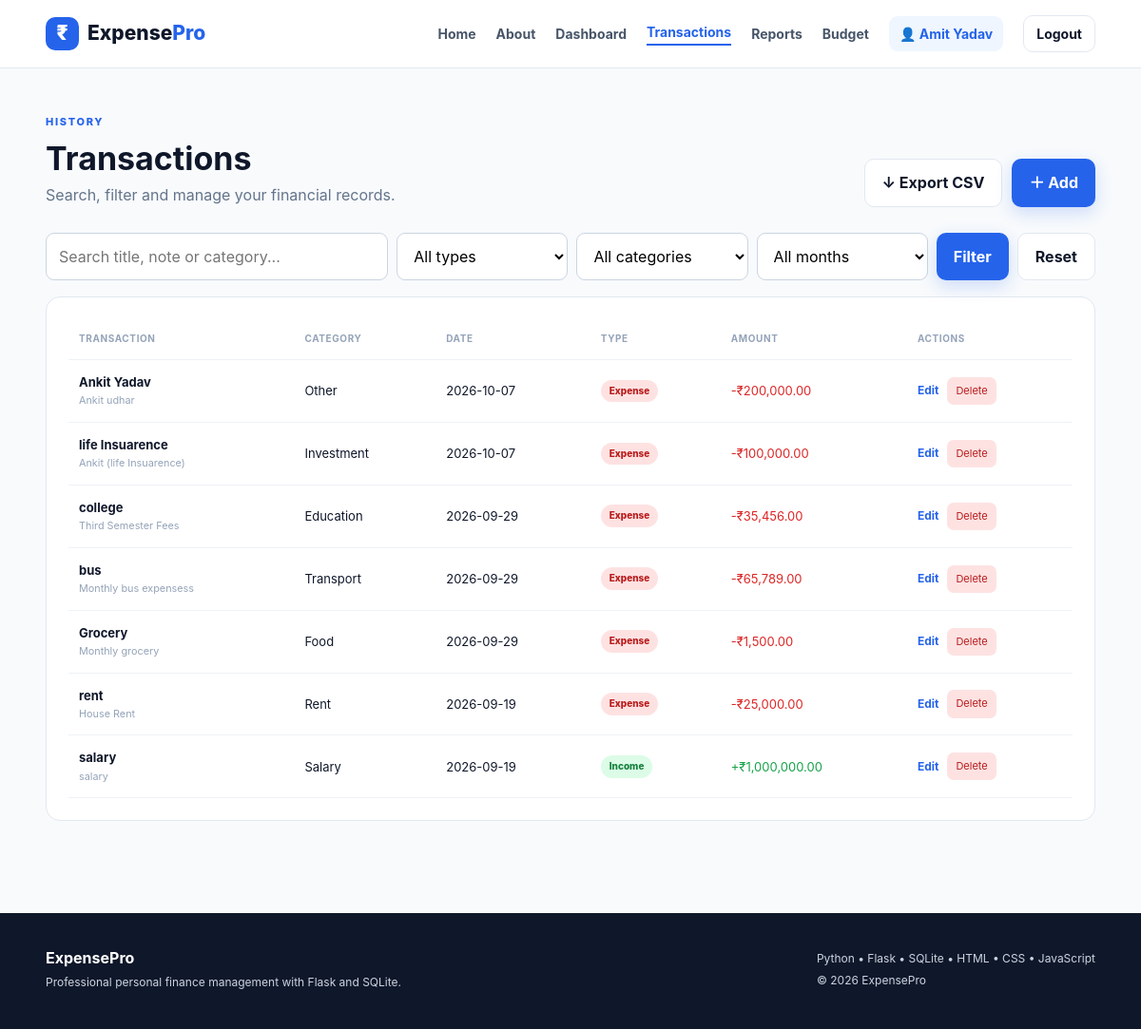
The page /transactions (signed in) on the database its author committed.
### tables this page shows
CREATE TABLE users (
            id INTEGER PRIMARY KEY AUTOINCREMENT,
            name TEXT NOT NULL,
            email TEXT UNIQUE NOT NULL,
            password TEXT NOT NULL
        , created_at TEXT);

CREATE TABLE transactions (
            id INTEGER PRIMARY KEY AUTOINCREMENT,
            user_id INTEGER NOT NULL,
            title TEXT NOT NULL,
            category TEXT NOT NULL,
            amount REAL NOT NULL CHECK(amount > 0),
            type TEXT NOT NULL CHECK(type IN ('income','expense')),
            transaction_date TEXT NOT NULL,
            note TEXT DEFAULT '',
            created_at TEXT NOT NULL DEFAULT CURRENT_TIMESTAMP,
            FOREIGN KEY(user_id) REFERENCES users(id) ON DELETE CASCADE
        );

### app.py (the view)
@app.route("/transactions")
@login_required
def transactions():
    uid = session["user_id"]
    search = request.args.get("search", "").strip()
    selected_type = request.args.get("type", "all").strip().lower()
    selected_category = request.args.get("category", "all").strip()
    selected_month = request.args.get("month", "").strip()
    query = "SELECT * FROM transactions WHERE user_id=?"
    params = [uid]
    if search:
        query += " AND (title LIKE ? OR note LIKE ? OR category LIKE ?)"
        like = f"%{search}%"
        params.extend([like, like, like])
    if selected_type in ("income", "expense"):
        query += " AND type=?"
        params.append(selected_type)
    if selected_category in CATEGORIES:
        query += " AND category=?"
        params.append(selected_category)
    if re.match(r"^\d{4}-\d{2}$", selected_month):
        query += " AND substr(transaction_date,1,7)=?"
        params.append(selected_month)
    query += " ORDER BY transaction_date DESC, id DESC"
    conn = get_db()
    rows = conn.execute(query, params).fetchall()
    months_rows = conn.execute("""
        SELECT DISTINCT substr(transaction_date,1,7) AS month
        FROM transactions
        WHERE user_id=? AND transaction_date IS NOT NULL AND transaction_date != ''
        ORDER BY month DESC
    """, (uid,)).fetchall()
    months = [{"month": r["month"]} for r in months_rows if r["month"]]
    transactions_list = [dict(r) for r in rows]
    return render_template(
        "transactions.html",
        transactions=transactions_list,
        search=search,
        selected_type=selected_type,
        selected_category=selected_category,
        selected_month=selected_month,
        months=months
    )

### app.py (called while the page is built)
def get_db():
    if "db" not in g:
        g.db = sqlite3.connect(app.config["DATABASE"])
        g.db.row_factory = sqlite3.Row
        g.db.execute("PRAGMA foreign_keys = ON")
    return g.db

def login_required(view):
    @wraps(view)
    def wrapped(*args, **kwargs):
        if "user_id" not in session:
            flash("Please login first.", "error")
            return redirect(url_for("login"))
        return view(*args, **kwargs)
    return wrapped

def get_user(user_id=None):
    user_id = user_id or session.get("user_id")
    if not user_id:
        return None
    conn = get_db()
    user = conn.execute(
        "SELECT id, name, email, created_at FROM users WHERE id=?",
        (user_id,)
    ).fetchone()
    return dict(user) if user else None

@app.context_processor
def inject_globals():
    return {
        "current_user": get_user(),
        "categories": CATEGORIES,
        "today": str(date.today())
    }

### templates/transactions.html (shortened to what this page needs)
{% extends "base.html" %}
{% block content %}
<div class="container page"><div class="page-head"><div><div class="eyebrow">HISTORY</div><h1>Transactions</h1><p>Search, filter and manage your financial records.</p></div><div class="head-actions"><a class="btn btn-light" href="{{ url_for('export_csv') }}">↓ Export CSV</a><a class="btn" href="{{ url_for('add_transaction') }}">＋ Add</a></div></div>
<form class="filters" method="GET"><input name="search" value="{{ search }}" placeholder="Search title, note or category..."><select name="type"><option value="all" {{ 'selected' if selected_type=='all' }}>All types</option></select><select name="category"><option value="all">All categories</option></select><select name="month"><option value="">All months</option></select><button class="btn" type="submit">Filter</button><a class="btn btn-light" href="{{ url_for('transactions') }}">Reset</a></form>
<div class="panel">{% if transactions %}<div class="table-wrap"><table><thead><tr><th>Transaction</th><th>Category</th><th>Date</th><th>Type</th><th>Amount</th><th>Actions</th></tr></thead><tbody>
{% for t in transactions %}<tr><td><b>{{ t.title }}</b><small>{{ t.note or 'No note' }}</small></td><td>{{ t.category }}</td><td>{{ t.transaction_date }}</td><td><span class="pill {{ t.type }}">{{ t.type|capitalize }}</span></td><td class="{{ 'green' if t.type=='income' else 'red' }}">{{ '+' if t.type=='income' else '-' }}₹{{ "{:,.2f}".format(t.amount) }}</td><td><div class="actions"><a class="table-link" href="{{ url_for('edit_transaction', transaction_id=t.id) }}">Edit</a><form method="POST" action="{{ url_for('delete_transaction', transaction_id=t.id) }}" onsubmit="return confirm('Delete this transaction?')"><button class="delete-btn" type="submit">Delete</button></form></div></td></tr>{% endfor %}
</tbody></table></div>{% else %}<div class="empty">No matching transactions found.</div>{% endif %}</div>
</div>
{% endblock %}

### templates/base.html (shortened to what this page needs)
<!DOCTYPE html>
<html lang="en">
<head>
<link rel="stylesheet" href="{{ url_for('static', filename='css/style.css') }}">
</head>
<body>
<nav class="navbar">
  <div class="container nav-inner">
    <a class="brand" href="{{ url_for('home') }}"><span class="brand-icon">₹</span><span>Expense<span class="accent">Pro</span></span></a>
    <div id="navLinks" class="nav-links">
      <a href="{{ url_for('home') }}" class="{{ 'active' if request.endpoint == 'home' }}">Home</a>
      <a href="{{ url_for('about') }}" class="{{ 'active' if request.endpoint == 'about' }}">About</a>
      {% if current_user %}
        <a href="{{ url_for('dashboard') }}" class="{{ 'active' if request.endpoint == 'dashboard' }}">Dashboard</a>
        <a href="{{ url_for('transactions') }}" class="{{ 'active' if request.endpoint in ('transactions', 'add_transaction', 'edit_transaction') }}">Transactions</a>
        <a href="{{ url_for('reports') }}" class="{{ 'active' if request.endpoint == 'reports' }}">Reports</a>
        <a href="{{ url_for('budget') }}" class="{{ 'active' if request.endpoint == 'budget' }}">Budget</a>
        <a href="{{ url_for('profile') }}" class="user-chip {{ 'active' if request.endpoint == 'profile' }}">👤 {{ current_user['name'] }}</a>
        <a class="btn btn-sm btn-outline" href="{{ url_for('logout') }}">Logout</a>
      {% else %}
        <a href="{{ url_for('login') }}" class="{{ 'active' if request.endpoint == 'login' }}">Login</a>
        <a class="btn btn-sm" href="{{ url_for('register') }}">Get Started</a>
      {% endif %}
    </div>
  </div>
</nav>
{% block content %}{% endblock %}
<footer class="footer">
  <div class="container footer-grid">
    <div><strong>ExpensePro</strong><p>Professional personal finance management with Flask and SQLite.</p></div>
    <div><p>Python • Flask • SQLite • HTML • CSS • JavaScript</p><p>© 2026 ExpensePro</p></div>
  </div>
</footer>
</body>
</html>

### static/css/style.css (style rules this page uses)
:root { --primary:#2563eb;--primary-dark:#1d4ed8;--ink:#0f172a;--muted:#64748b;--line:#e2e8f0;--bg:#f8fafc;--white:#fff;--green:#16a34a;--red:#dc2626;--shadow:0 12px 35px rgba(15,23,42,.08) }
* { box-sizing:border-box }
html { scroll-behavior:smooth }
body { margin:0;background:var(--bg);color:var(--ink);font-family:Inter,ui-sans-serif,system-ui,-apple-system,"Segoe UI",Roboto,Arial,sans-serif;line-height:1.55 }
a { text-decoration:none;color:var(--primary) }
button,input,select,textarea { font:inherit }
.container { width:min(1160px,92%);margin:auto }
.navbar { height:72px;background:rgba(255,255,255,.96);border-bottom:1px solid var(--line);position:sticky;top:0;z-index:100;backdrop-filter:blur(10px) }
.nav-inner { height:100%;display:flex;align-items:center;justify-content:space-between }
.brand { display:flex;align-items:center;gap:9px;font-size:21px;font-weight:800;color:var(--ink) }
.accent { color:var(--primary) }
.brand-icon { width:35px;height:35px;border-radius:10px;background:var(--primary);color:#fff;display:inline-grid;place-items:center;font-weight:900 }
.nav-links { display:flex;align-items:center;gap:21px }
.nav-links a { font-size:14px;font-weight:650;color:#475569 }
.user-chip { background:#eff6ff;border-radius:9px;padding:8px 11px;color:var(--primary)!important }
.btn { display:inline-flex;align-items:center;justify-content:center;border:0;border-radius:10px;padding:12px 18px;background:var(--primary);color:#fff!important;font-weight:750;cursor:pointer;box-shadow:0 6px 18px rgba(37,99,235,.2);transition:.2s }
.btn-sm { padding:8px 13px }
.btn-outline { background:#fff;border:1px solid var(--line);color:var(--ink)!important;box-shadow:none }
.btn-light { background:#fff;border:1px solid var(--line);color:var(--ink)!important;box-shadow:none }
.eyebrow { font-size:11px;letter-spacing:1.7px;font-weight:850;color:var(--primary);margin-bottom:10px }
.page { padding:48px 0 80px }
.page-head { display:flex;justify-content:space-between;align-items:end;gap:20px;margin-bottom:27px }
.page-head h1 { font-size:34px;line-height:1.2;margin:0 0 5px }
.page-head p { margin:0;color:var(--muted) }
.head-actions { display:flex;gap:10px }
.green { color:var(--green)!important }
.red { color:var(--red)!important }
.panel { background:#fff;border:1px solid var(--line);border-radius:15px;padding:23px;margin-bottom:17px }
.nav-links a.active { color:var(--primary)!important;border-bottom:2px solid var(--primary);padding-bottom:2px }
.table-wrap { overflow:auto }
table { width:100%;border-collapse:collapse;min-width:700px }
th,td { text-align:left;padding:13px 11px;border-bottom:1px solid #eef2f7;font-size:13px }
th { font-size:10px;letter-spacing:.6px;text-transform:uppercase;color:#94a3b8 }
td small { display:block;color:#94a3b8;margin-top:2px }
.pill { display:inline-block;padding:4px 9px;border-radius:99px;font-size:10px;font-weight:850 }
.pill.income { background:#dcfce7;color:#15803d }
.pill.expense { background:#fee2e2;color:#b91c1c }
.actions { display:flex;align-items:center;gap:9px }
.table-link { font-size:12px;font-weight:700 }
.delete-btn { border:0;background:#fee2e2;color:#b91c1c;padding:6px 9px;border-radius:7px;cursor:pointer;font-size:11px }
.form input,.form select,.form textarea,.filters input,.filters select { width:100%;margin-top:7px;padding:12px 13px;border:1px solid #cbd5e1;border-radius:9px;background:#fff;outline:none }
.filters { display:grid;grid-template-columns:2fr 1fr 1fr 1fr auto auto;gap:9px;margin-bottom:17px }
.filters input,.filters select { margin:0 }
.footer { background:#0f172a;color:#cbd5e1;padding:35px 0 }
.footer-grid { display:flex;justify-content:space-between;gap:25px }
.footer strong { color:#fff }
.footer p { font-size:12px;margin:4px 0 }

### rows shown on the page
users: name "Amit Yadav"
transactions: title "Ankit Yadav", note "Ankit udhar", category "Other", transaction_date "2026-10-07", type "Expense", type "-", amount "200,000.00"
transactions: title "life Insuarence", note "Ankit (life Insuarence)", category "Investment", transaction_date "2026-10-07", type "Expense", type "-", amount "100,000.00"
transactions: title "college", note "Third Semester Fees", category "Education", transaction_date "2026-09-29", type "Expense", type "-", amount "35,456.00"
transactions: title "bus", note "Monthly bus expensess", category "Transport", transaction_date "2026-09-29", type "Expense", type "-", amount "65,789.00"
transactions: title "Grocery", note "Monthly grocery", category "Food", transaction_date "2026-09-29", type "Expense", type "-", amount "1,500.00"
transactions: title "rent", note "House Rent", category "Rent", transaction_date "2026-09-19", type "Expense", type "-", amount "25,000.00"
transactions: title "salary", note "salary", category "Salary", transaction_date "2026-09-19", type "Income", type "+", amount "1,000,000.00"
